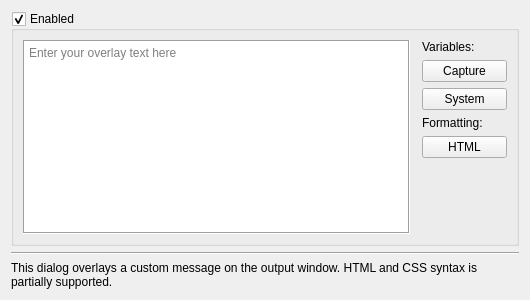
<?xml version="1.0" encoding="UTF-8"?>
<ui version="4.0">
 <class>OverlayDialog</class>
 <widget class="QDialog" name="OverlayDialog">
  <property name="geometry">
   <rect>
    <x>0</x>
    <y>0</y>
    <width>530</width>
    <height>300</height>
   </rect>
  </property>
  <property name="windowTitle">
   <string>Dialog</string>
  </property>
  <layout class="QVBoxLayout" name="verticalLayout">
   <item>
    <widget class="QGroupBox" name="groupBox_overlayEnabled">
     <property name="title">
      <string>Enabled</string>
     </property>
     <property name="checkable">
      <bool>true</bool>
     </property>
     <layout class="QHBoxLayout" name="horizontalLayout">
      <property name="spacing">
       <number>12</number>
      </property>
      <item>
       <widget class="QPlainTextEdit" name="plainTextEdit">
        <property name="sizePolicy">
         <sizepolicy hsizetype="Expanding" vsizetype="Expanding">
          <horstretch>0</horstretch>
          <verstretch>0</verstretch>
         </sizepolicy>
        </property>
        <property name="frameShape">
         <enum>QFrame::Box</enum>
        </property>
        <property name="lineWrapMode">
         <enum>QPlainTextEdit::NoWrap</enum>
        </property>
        <property name="tabStopWidth">
         <number>15</number>
        </property>
        <property name="placeholderText">
         <string>Enter your overlay text here</string>
        </property>
       </widget>
      </item>
      <item>
       <widget class="QFrame" name="frame_variableButtons">
        <property name="sizePolicy">
         <sizepolicy hsizetype="Minimum" vsizetype="Preferred">
          <horstretch>0</horstretch>
          <verstretch>0</verstretch>
         </sizepolicy>
        </property>
        <layout class="QVBoxLayout" name="verticalLayout_3">
         <property name="leftMargin">
          <number>0</number>
         </property>
         <property name="topMargin">
          <number>0</number>
         </property>
         <property name="rightMargin">
          <number>0</number>
         </property>
         <property name="bottomMargin">
          <number>0</number>
         </property>
         <item>
          <widget class="QLabel" name="label">
           <property name="text">
            <string>Variables:</string>
           </property>
          </widget>
         </item>
         <item>
          <widget class="QPushButton" name="pushButton_capture">
           <property name="sizePolicy">
            <sizepolicy hsizetype="Minimum" vsizetype="Preferred">
             <horstretch>0</horstretch>
             <verstretch>0</verstretch>
            </sizepolicy>
           </property>
           <property name="minimumSize">
            <size>
             <width>85</width>
             <height>0</height>
            </size>
           </property>
           <property name="text">
            <string>Capture</string>
           </property>
           <property name="autoDefault">
            <bool>false</bool>
           </property>
          </widget>
         </item>
         <item>
          <widget class="QPushButton" name="pushButton_system">
           <property name="sizePolicy">
            <sizepolicy hsizetype="Minimum" vsizetype="Preferred">
             <horstretch>0</horstretch>
             <verstretch>0</verstretch>
            </sizepolicy>
           </property>
           <property name="minimumSize">
            <size>
             <width>85</width>
             <height>0</height>
            </size>
           </property>
           <property name="text">
            <string>System</string>
           </property>
           <property name="autoDefault">
            <bool>false</bool>
           </property>
          </widget>
         </item>
         <item>
          <widget class="QLabel" name="label_2">
           <property name="text">
            <string>Formatting:</string>
           </property>
          </widget>
         </item>
         <item>
          <widget class="QPushButton" name="pushButton_htmlFormat">
           <property name="sizePolicy">
            <sizepolicy hsizetype="Minimum" vsizetype="Preferred">
             <horstretch>0</horstretch>
             <verstretch>0</verstretch>
            </sizepolicy>
           </property>
           <property name="minimumSize">
            <size>
             <width>85</width>
             <height>0</height>
            </size>
           </property>
           <property name="text">
            <string>HTML</string>
           </property>
           <property name="autoDefault">
            <bool>false</bool>
           </property>
          </widget>
         </item>
         <item>
          <spacer name="verticalSpacer">
           <property name="orientation">
            <enum>Qt::Vertical</enum>
           </property>
           <property name="sizeHint" stdset="0">
            <size>
             <width>20</width>
             <height>9000</height>
            </size>
           </property>
          </spacer>
         </item>
        </layout>
       </widget>
      </item>
     </layout>
    </widget>
   </item>
   <item>
    <widget class="Line" name="line">
     <property name="orientation">
      <enum>Qt::Horizontal</enum>
     </property>
    </widget>
   </item>
   <item>
    <widget class="QLabel" name="label_notice">
     <property name="text">
      <string>This dialog overlays a custom message on the output window. HTML and CSS syntax is partially supported.</string>
     </property>
     <property name="wordWrap">
      <bool>true</bool>
     </property>
    </widget>
   </item>
  </layout>
 </widget>
 <tabstops>
  <tabstop>plainTextEdit</tabstop>
 </tabstops>
 <resources/>
 <connections/>
</ui>
